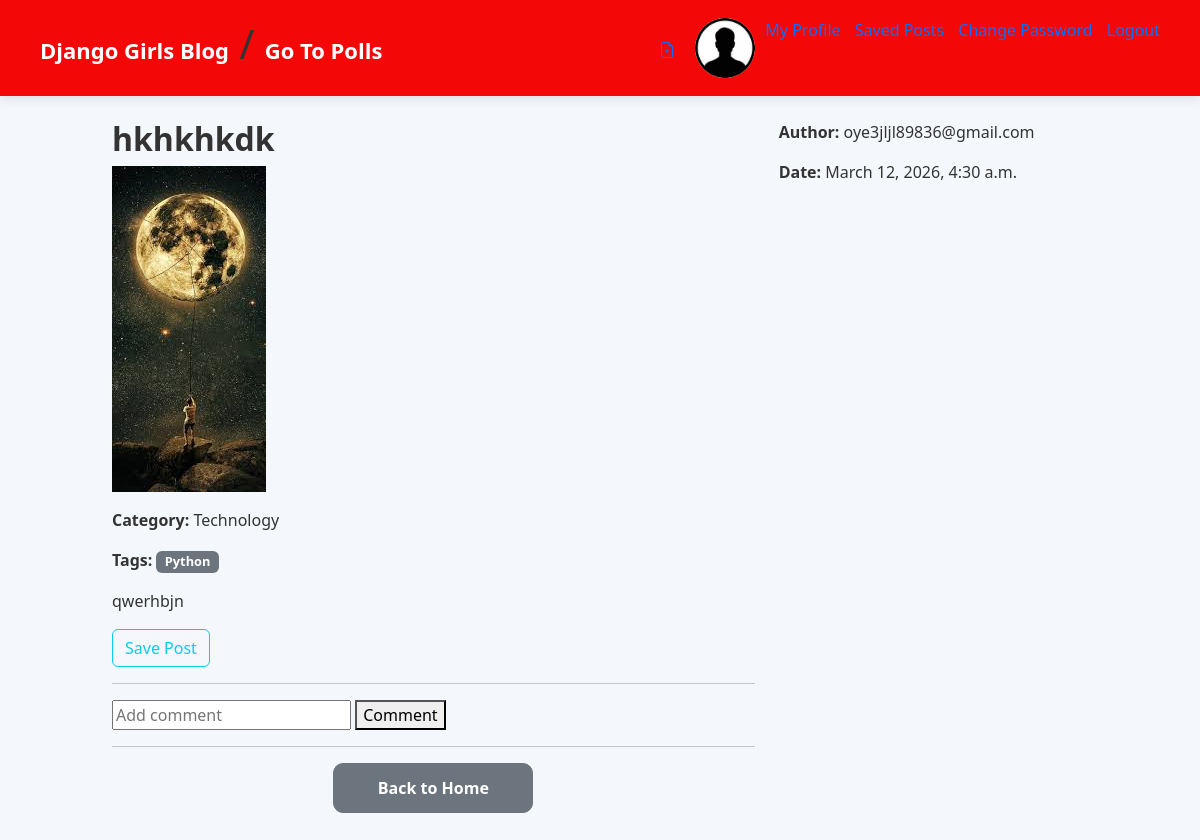
The app's page /post_detail/9/ (signed in), older data.
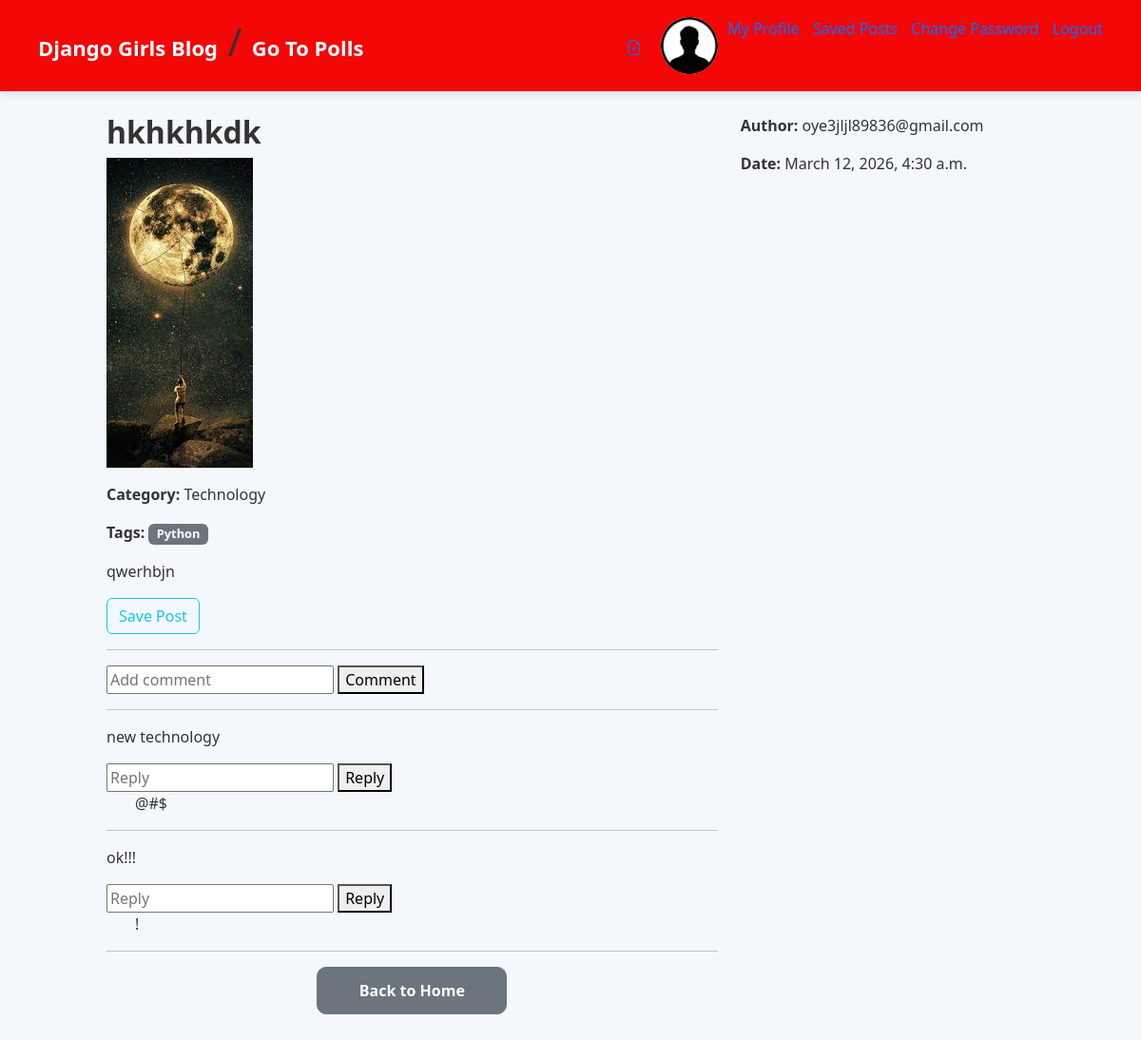
The same page, newer data.
### blog/models.py (models this page shows, shortened)
class Post(models.Model):
    author = models.ForeignKey(
        settings.AUTH_USER_MODEL,
        on_delete=models.CASCADE,
    )
    title = models.CharField(max_length=200)
    image = models.ImageField(upload_to="profile_pics/", null=True, blank=True)
    thumbnail_image = models.ImageField(upload_to="profile_pics/", null=True, blank=True)
    text = models.TextField()
    created_date = models.DateTimeField(auto_now_add=True)
    published_date = models.DateTimeField(null=True, blank=True,default=timezone.now)
    category = models.ForeignKey(
        Category,
        on_delete=models.SET_NULL,
        null=True,
        blank=True,
        related_name="posts"
    )
    tags = models.ManyToManyField(
        Tag,
        blank=True,
        related_name="posts"
    )
    is_private = models.BooleanField(default=False)
    like = models.ManyToManyField(User, related_name='blog_posts', blank=True)
    saved_post=models.ManyToManyField(User, related_name='blog_savedPosts', blank=True)
    pin_post= models.ManyToManyField(User,blank=True,related_name='blog_posts_pin_post')

class Category(models.Model):
    name = models.CharField(max_length=100)
    def __str__(self):
        return self.name

class Tag(models.Model):
    name = models.CharField(max_length=50)

class User(AbstractUser):
    username=None# remove username field
    email = models.EmailField(unique=True)
    first_name = models.CharField(max_length=30)
    last_name = models.CharField(max_length=30)
    image = models.ImageField(upload_to="profile_pics/", null=True, blank=True)
    phone = models.CharField(
        max_length=15,
        validators=[phone_validator]
    )
    USERNAME_FIELD = "email"
    REQUIRED_FIELDS = []
    objects = UserManager()
    def __str__(self):
        return self.email

class Comment(models.Model):
    post = models.ForeignKey(
        Post,
        on_delete=models.CASCADE,
        related_name="comments"
    )
    user = models.ForeignKey(
        settings.AUTH_USER_MODEL,
        on_delete=models.CASCADE
    )
    text = models.TextField()
    created_at = models.DateTimeField(auto_now_add=True)

class Reply(models.Model):
    comment=models.ForeignKey(
        Comment,
        on_delete=models.CASCADE,
        related_name="replies"
    )
    user = models.ForeignKey(
        settings.AUTH_USER_MODEL,
        on_delete=models.CASCADE
    )
    text = models.TextField()
    created_at = models.DateTimeField(auto_now_add=True)

### blog/views.py (the view, shortened to what this page needs)
# urls.py: path("post_detail/<int:pk>/",views.post_detail,name="post_detail"),
def post_detail(request, pk):
    post = get_object_or_404(Post, pk=pk)
    likes=post.like.count()
    print(likes)
    categories = Category.objects.all()
    tags = Tag.objects.all()
    form = PostForm(instance=post)
    is_today = post.created_date.date() == timezone.now().date()
    return render(request, "blog/blog_detail.html", {
        "post": post,
        "today": is_today,
        "category": categories,
        "tags": tags,
        "form": form
    })

### blog/form.py (shortened to what this page needs)
class PostForm(forms.ModelForm):
    title = forms.CharField(strip=False)
    text = forms.CharField(strip=False)
    class Meta:
        model = Post
        fields = ('title', 'text','category','tags','image','thumbnail_image','is_private')
        widgets = {
            "title": forms.TextInput(attrs={"class": "form-control"}),
            "text": forms.Textarea(attrs={"class": "form-control"}),
            "category": forms.Select(attrs={"class": "form-control"}),
            "tags": forms.SelectMultiple(attrs={"class": "form-control"}),
            "image": forms.ClearableFileInput(attrs={"class": "form-control"}),
            "thumbnail_image": forms.ClearableFileInput(attrs={"class": "form-control"}),
            "is_private": forms.CheckboxInput(attrs={"class": "form-check-input"}),
        }

### blog/templates/blog/blog_detail.html (shortened to what this page needs)
{% extends 'blog/base.html' %} {% block content %}
<div class="row">
  <div class="col-md-8">
    <h2>{{ post.title }}</h2>
    {% if post.thumbnail_image %}
    <img src="{{ post.thumbnail_image.url }}" class="img-fluid mb-3" />
    {% endif %}
    <p><strong>Category:</strong> {{ post.category }}</p>
    <p>
      <strong>Tags:</strong>
      {% for tag in post.tags.all %}
      <span class="badge bg-secondary">{{ tag.name }}</span>
      {% endfor %}
    </p>
    <p>{{ post.text }}</p>
    {% if request.user.is_authenticated %}
    <div class="mb-3">
      <a href="{% url 'save_post' pk=post.pk %}" class="btn btn-outline-info">
        {% if request.user in post.saved_post.all %}Unsave Post{% else %}Save
        Post{% endif %}
      </a>
    </div>
    {% endif %}
    <hr />
    {% if request.user.is_authenticated %}
    <form method="POST">
      <input type="text" name="comment" placeholder="Add comment" />
      <button type="submit">Comment</button>
    </form>
    {% endif %}
    <hr />
    {% for comment in post.comments.all %}
    <p>{{ comment.text }}</p>
    <form method="POST">
      <input type="text" name="reply" placeholder="Reply" />
      <button type="submit">Reply</button>
    </form>
    {% for reply in comment.replies.all %}
    <p style="margin-left: 30px">{{ reply.text }}</p>
    {% endfor %}
    <hr />
    {% endfor %}
    <a href="{% url 'homeApp' %}" class="btn btn-secondary mt-3">
      Back to Home
    </a>
  </div>
  <div class="col-md-4">
    <p><strong>Author:</strong> {{ post.author }}</p>
    <p><strong>Date:</strong> {{ post.created_date }}</p>
  </div>
</div>
{% endblock %}

### blog/templates/blog/base.html (shortened to what this page needs)
{% load static %}
<!doctype html>
<html>
  <head>
    <link
      rel="stylesheet"
      href="https://cdn.jsdelivr.net/npm/bootstrap@5.3.3/dist/css/bootstrap.min.css"
    />
    <link rel="stylesheet" href="{% static 'css/blog.css' %}" />
  </head>
  <body>
    <header>
      <div class="top-menu-div">
        <div class="logo-div">
          <div class="bp">
            <h1>
              <a class="logo" href="/">Django Girls Blog</a> /
              <a class="logo" href="{% url 'polls:index' %}">Go To Polls</a>
            </h1>
          </div>
          <div class="login_svg">
            <div class="image_add">
              <div class="image_add_svg">
                <div>
                  <a href="{% url 'post_new' %}" class="top-menu">
                  </a>
                </div>
                <div class="profile">
                  {% if user.is_authenticated %} {% if user.image %}
                  <img
                    src="{{ user.image.url }}"
                    width="60"
                    style="border-radius: 50%"
                  />
                  {% else %}
                  <img
                    src="/media/profile_pics/download.jpg"
                    width="60"
                    style="border-radius: 50%"
                  />
                  {% endif %} {% endif %}
                </div>
              </div>
              {% if user.is_authenticated %}
              <div class="dropdown">
                <a href="{% url 'profile' %}">My Profile</a>
                <a href="{% url 'saved_posts' %}"> Saved Posts </a>
                <a href="{% url 'Change_Password' %}"> Change Password </a>
                <a href="{% url 'logout' %}"> Logout </a>
              </div>
              {% else %}
              <a href="{% url 'login' %}" class="btn btn-primary"> Login </a>
              <a href="{% url 'signup' %}" class="btn btn-primary"> Signup </a>
              {% endif %}
            </div>
          </div>
        </div>
      </div>
    </header>
    <div class="container mt-4">{% block content %} {% endblock %}</div>
  </body>
</html>

### blog/static/css/blog.css (style rules this page uses)
body { margin: 0; font-family: "Segoe UI", Tahoma, Geneva, Verdana, sans-serif; background: #f4f7fb; color: #333; }
a { text-decoration: none; }
.top-menu-div { background: #f30707; padding: 18px 40px; box-shadow: 0 3px 10px rgba(0, 0, 0, 0.1); }
.logo-div { display: flex; justify-content: space-between; align-items: center; }
.logo { color: white; font-weight: bold; font-size: 22px; }
.image_add { display: flex; justify-content: space-between; }
.login_svg a { margin-left: 10px; }
.container { background-color: transparent; max-width: 1100px; margin: auto; }
.badge { cursor: pointer; }
h2 { font-weight: 600; }
.badge { font-size: 0.8rem; }
.row { max-width: 1000px; margin: auto; }
.image_add_svg { display: flex; align-items: center; gap: 20px; }
.btn-secondary { display: block; width: 200px; margin: 30px auto; text-align: center; padding: 12px; border-radius: 10px; background: #6c757d; color: white; font-weight: 600; transition: .25s; }

Row changes from the older to the newer data that the page shows:
added Comment: text "new technology"
added Reply: text "@#$", shown under "new technology"
added Comment: text "ok!!!"
added Reply: text "!", shown under "ok!!!"
